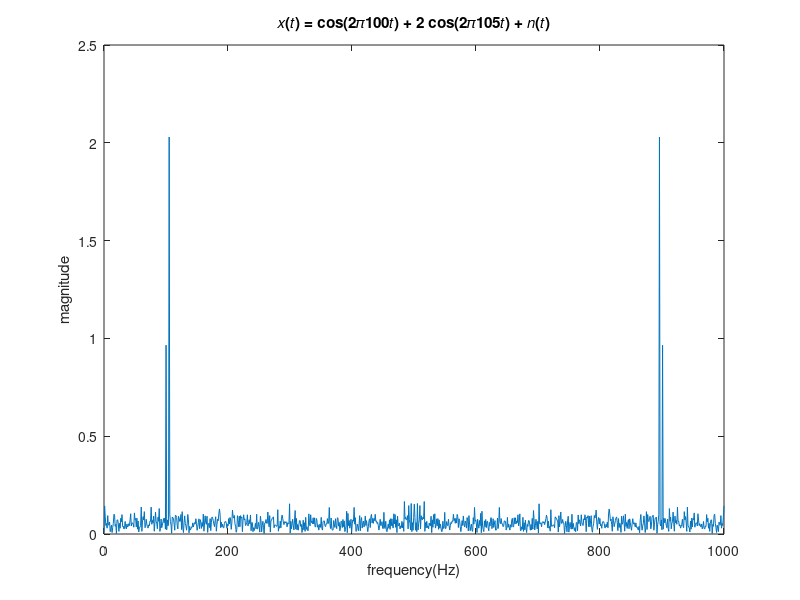

Write the MATLAB code that produced this figure.

%% DFT of sinusiod
x=cos(2*pi*100*[1:512]/8000); %create the signal
X=fft(x); %apply DFT on the signal
F=linspace(0,8000,length(x)); %create x-axis for plotting the spectrum
plot(F,abs(X)./length(x)*2); %plot the magnitude spectrum
title("x=cos(2*pi*100*[1:512]/8000)")
xlabel("frequency(Hz)")
ylabel("magnitude")
%symmetry location
%freqsymm = F(257); %4007.8 ~ 4Khz

%% Additive Noise
x=cos(2*pi*100*[1:1000]/1000)+2*cos(2*pi*105*[1:1000]/1000)...
+randn(1,1000); %create the signal
X=fft(x); %apply DFT on the signal
F=linspace(0,1000,length(x)); %create x-axis for plotting the spectrum
plot(F,abs(X)./length(x)*2); %plot the magnitude spectrum
title("𝑥(𝑡) = cos(2𝜋100𝑡) + 2 cos(2𝜋105𝑡) + 𝑛(𝑡)")
xlabel("frequency(Hz)")
ylabel("magnitude")

